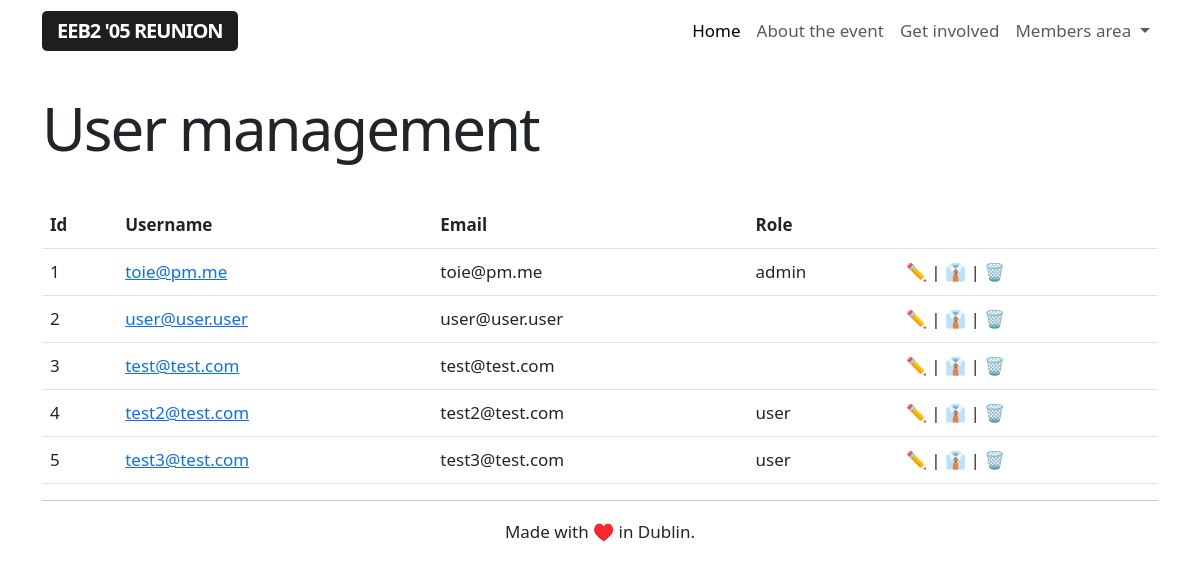
The app's page /admin/users (signed in) with its own data.
### app/models.py (models this page shows, shortened)
class User(UserMixin, db.Model):
    id = db.Column(db.Integer, primary_key=True)
    username = db.Column(db.String(64), index=True, unique=True)
    email = db.Column(db.String(120), index=True, unique=True)
    password_hash = db.Column(db.String(128))
    role = db.Column(db.String(64), index=True, unique=False)

### app/routes.py (the view)
@app.route('/admin/users', methods=['GET'])
@login_required
def adminusermanagement():
    if current_user.role == 'admin':
        users = User.query.order_by(User.id.asc())
    else:
        flash('This is a restricted area.')
        return redirect(url_for('index'))
    return render_template("user_management.html", title='User management',
        users=users)

### app/models.py (called while the page is built)
@login.user_loader
def load_user(id):
    return User.query.get(int(id))

### app/templates/user_management.html
{% extends "base.html" %}
{% block content %}
<h1>User management</h1>
<br>
<table class="table">
    <tr>
        <th>Id</th>
        <th>Username</th>
        <th>Email</th>
        <th>Role</th>
        <th></th>
    </tr>
{% for user in users %}
    {% include '_users.html' %}
{% endfor %}
</table>
{% endblock %}

### app/templates/base.html (shortened to what this page needs)
<!doctype html>
<html lang="en">
<head>
    <link rel="stylesheet" href="{{url_for('.static', filename='styles.css')}}">
    <link href="https://cdn.jsdelivr.net/npm/bootstrap@5.3.0-alpha1/dist/css/bootstrap.min.css" rel="stylesheet">
    <link href="https://getbootstrap.com/docs/5.3/assets/css/docs.css" rel="stylesheet">
</head>
<body class="bd-example">
    <nav class="navbar navbar-expand-lg" data-bs-theme="light">
        <div class="container">
            <a class="navbar-brand" href="/index">EEB2 '05 Reunion</a>
            <div class="collapse navbar-collapse rightalign" id="navbarNavDropdown">
                <ul class="navbar-nav text">
                    <li class="nav-item">
                        <a class="nav-link active" aria-current="page" href="/index">Home</a>
                    </li>
                    <li class="nav-item">
                        <a class="nav-link" href="/about">About the event</a>
                    </li>
                    <li class="nav-item">
                        <a class="nav-link" href="/involved">Get involved</a>
                    </li>
                    {% if current_user.is_anonymous %}
                    <li>
                        <a class="btn btn-outline-primary login-button" href="/login" role="button">Login</a>
                        <a class="btn btn-primary" href="/register" role="button">Sign up</a>
                    </li>
                    {% else %}
                    <li class="nav-item dropdown">
                        <a class="nav-link dropdown-toggle" href="#" role="button" data-bs-toggle="dropdown" aria-expanded="false">
                            Members area
                        </a>
                    </li>
                    {% endif %}
                </ul>
            </div>
        </div>
    </nav>
<br>
<div class="container">
    {% block content %}{% endblock %}
</div>
<div class="container text-center">
<hr>
Made with ♥️ in Dublin.
</div>
</body>
</html>

### app/templates/_users.html
<tr>
    <td>{{ user.id }}</td>
    <td><a href="#">{{ user.username }}</td>
    <td>{{ user.email }}</td>
    <td>{{ user.role }}</td>
    <td><a class="nolinkdecoration" href="#">✏️</a> | <a class="nolinkdecoration" href="{{ url_for('toggleadmin', userid = user.id) }}">👔</a> | <a class="nolinkdecoration" href="{{ url_for('delete_user', userid=user.id) }}">🗑️</td>
</tr>

### app/static/styles.css (style rules this page uses)
body { font-size: 17px !important; line-height: 30px !important; }
h1 { font-size: 60px !important; letter-spacing: -2px; }
.navbar-brand { background-color: #1e1e1e; color: #fff !important; padding: 6px 15px; border-radius: 5px; text-transform: uppercase; font-weight: 600; letter-spacing: -1px; }
.rightalign { justify-content: flex-end; }
.nolinkdecoration { text-decoration: none; }

### records on screen
User: id "1", username "toie@pm.me", email "toie@pm.me", role "admin"
User: id "2", username "user@user.user", email "user@user.user"
User: id "3", username "test@test.com", email "test@test.com"
User: id "4", username "test2@test.com", email "test2@test.com", role "user"
User: id "5", username "test3@test.com", email "test3@test.com", role "user"
